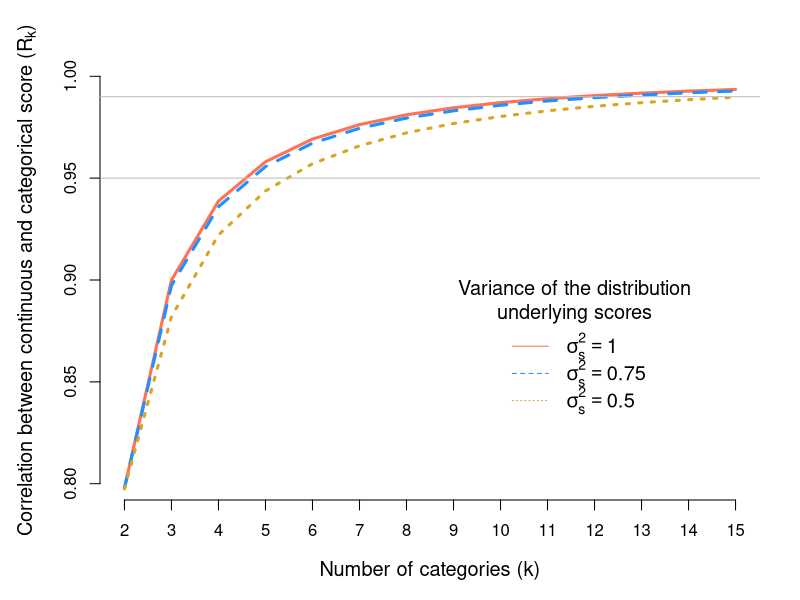

This chart was generated by the following R code:
CorrEquiSpaced <- function(K,alpha=1e-15){
  cc <- function(dx){
    thresholds <- dx*((1:(K-1))-0.5*K)
    p     <- diff( pnorm(c(-Inf,thresholds,Inf)) )
    E_y   <- sum(p*(1:K))
    E_y2  <- sum(p*((1:K)^2))
    var_y <- E_y2 - E_y^2
    sd_y  <- sqrt(var_y)
    
    ## Conditional means (truncated normal distribution theory)
    means_l    <- sapply(1:K, function(k){
      if(k==1){
        m_k <- (dnorm(-Inf)-dnorm(thresholds[1]))/(pnorm(thresholds[1])-pnorm(-Inf))
      }
      if(k==K){
        m_k <- (dnorm(thresholds[K-1])-dnorm(+Inf))/(pnorm(+Inf)-pnorm(thresholds[K-1]))
      }
      if(k>=2 & k<=K-1){
        m_k <- (dnorm(thresholds[k-1])-dnorm(thresholds[k]))/(pnorm(thresholds[k])-pnorm(thresholds[k-1]))
      }
      return(m_k)
    })
    Cov_yl <- sum(p * means_l * (1:K))
    corr   <- (Cov_yl / sd_y)
    #sum(dnorm(thresholds)) / sd_y
    return(corr)
  }
  values_obs <- 1:(K-1)
  if(K==2){
    dx      <- 0
    maxCorr <- 2*dnorm(0)
    Dx      <- 0
  }else{
    dxMax <- qnorm(1-alpha/2) / (0.5*K - 1)
    model <- optim(par=1e-5,fn=cc,
                   control = list(fnscale=-1),method = "Brent",
                   lower=0,upper=dxMax)
    dx      <- model$par
    maxCorr <- c(model$value)
    Dx      <- model$par
  }
  thresholds <- dx*(values_obs-mean(values_obs))
  p <- diff( pnorm(c(-Inf,thresholds,Inf)) )
  names(p) <- paste0("prob_",1:K)
  return(list(maxCorr=maxCorr,
              Prob=p,Thresholds=thresholds,
              Dx=Dx))
}
N <- 1e6

f <- function(k,v){
  s <- 1/sqrt(v)
  R <- CorrEquiSpaced(K=k)
  l <- rnorm(N)
  g <- cut(l,breaks = c(-Inf,R$Thresholds,+Inf) * s,include.lowest = T)
  g <- as.numeric(g)
  r <- cor(l,g)
  p <- (mean(g==1) + mean(g==k))/2
  return(c(rObs=r,rExp=R$maxCorr,RObs=p,RExp=R$Prob[1]))
}

ks <- 2:15
f1 <- do.call("rbind",lapply(ks, function(k) f(k,v=0.75)))
f2 <- do.call("rbind",lapply(ks, function(k) f(k,v=0.50)))

Cols <- c("coral1","dodgerblue","goldenrod")

png("Figure4_v2.png",width=2000,height=1500,res=200)
par(mar=c(5,5,3,2))
matplot(ks,cbind(f1[,c("rExp","rObs")],f2[,"rObs"]),type="l",lwd=3,
        axes=FALSE,cex.lab=1.2,lty=1:3,
        xlab="Number of categories (k)",col=Cols,ylim=c(0.8,1),
        ylab=expression(paste("Correlation between continuous and categorical score (",R[k],")")))
axis(1,at=ks)
axis(2)
abline(h=c(0.95,0.99),col="grey")
legend(9,0.9,title="Variance of the distribution\nunderlying scores",
       legend=c(expression(sigma[s]^2==1.00),
                expression(sigma[s]^2==0.75),
                expression(sigma[s]^2==0.50)),
       box.lty=0,col=Cols,lty=1:3,cex=1.2)
dev.off()

## proportions
v <- 0.5
k <- 5
s <- 1/sqrt(v)
R <- CorrEquiSpaced(K=k)
l <- rnorm(N)
g <- cut(l,breaks = c(-Inf,R$Thresholds,+Inf) * s,include.lowest = T)
g <- as.numeric(g)
tb<-table(g)
round(100*tb/N,1)
